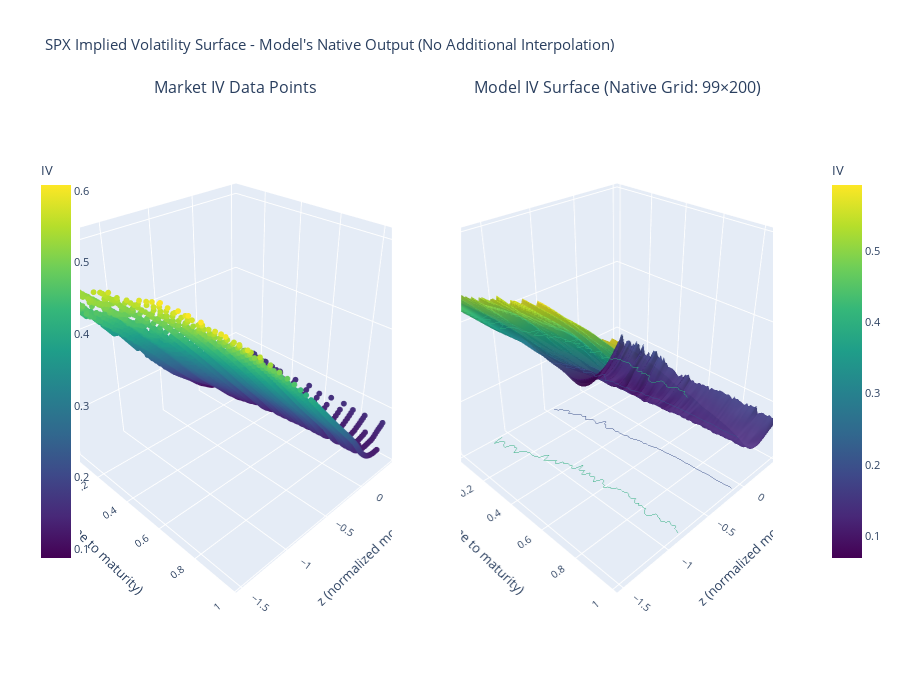

The code cell stored with this chart in its notebook:
### Markdown cell above
## Interactive Smooth Surface - Model's Native Output

### Code cell
import plotly.graph_objects as go
from plotly.subplots import make_subplots

print("="*80)
print("INTERACTIVE SMOOTH SURFACE - MODEL'S NATIVE OUTPUT")
print("="*80)
print("\nIMPORTANT: This uses ONLY the model's actual output grid")
print("           NO additional interpolation is added!")
print("           All smoothing comes from the GNO model itself")
print("="*80)

# Get model output using existing code (from dev_loss.evaluate)
model.eval()
with torch.no_grad():
    gno_dataset = GNOOptionsDataset(dataset)
    batch = gno_dataset[0]
    
    from torch.utils.data import DataLoader
    dataloader = DataLoader([batch], batch_size=1, collate_fn=dev_loss.collate_fn)
    
    for data, input, aux in dataloader:
        input = {k: v.to(device) if torch.is_tensor(v) else v for k, v in input.items()}
        output = model(**input)
        
        # Use dev_loss.read_output - existing code from the paper
        # This returns the model's predictions on the evaluation grid
        iv_predict, iv_surface, *_ = dev_loss.read_output(output, aux)
        
        # Get the grid that the Loss class created (in dev_loss.__call__)
        # This grid is created by the Loss class based on step_r and step_z
        grid = aux['grids'][0]
        
        # Also get the raw data for comparison
        rho_data = data['r'].cpu().numpy().ravel()
        z_data = data['z'].cpu().numpy().ravel()
        iv_market = data['implied_volatility'].cpu().numpy().ravel()
        
        break

# Extract the grid coordinates (model's native evaluation grid from Loss class)
rho_grid = grid['r'].cpu().numpy()  # shape: (n_rho, n_z) 
z_grid = grid['z'].cpu().numpy()    # shape: (n_rho, n_z)
iv_surface_model = iv_surface.cpu().numpy()  # Model's predictions on this grid

print(f"\nModel's Native Grid (from Loss class):")
print(f"  Grid shape: {rho_grid.shape}")
print(f"  IV surface shape: {iv_surface_model.shape}")
print(f"  Grid ρ range: [{rho_grid.min():.4f}, {rho_grid.max():.4f}]")
print(f"  Grid z range: [{z_grid.min():.4f}, {z_grid.max():.4f}]")
print(f"  Grid resolution: step_r={step_r}, step_z={step_z}")

print(f"\nMarket Data:")
print(f"  Number of points: {len(rho_data)}")
print(f"  Data ρ range: [{rho_data.min():.4f}, {rho_data.max():.4f}]")
print(f"  Data z range: [{z_data.min():.4f}, {z_data.max():.4f}]")

print(f"\nVisualization:")
print(f"  LEFT:  Market data at actual option strikes/maturities")
print(f"  RIGHT: Model's IV surface on native grid (from dev_loss.read_output)")

# Create interactive visualization
fig = make_subplots(
    rows=1, cols=2,
    specs=[[{'type': 'surface'}, {'type': 'surface'}]],
    subplot_titles=(
        'Market IV Data Points',
        f'Model IV Surface (Native Grid: {rho_grid.shape[0]}×{rho_grid.shape[1]})'
    ),
    horizontal_spacing=0.1
)

# LEFT: Market data as scatter points
fig.add_trace(
    go.Scatter3d(
        x=rho_data,
        y=z_data,
        z=iv_market,
        mode='markers',
        marker=dict(
            size=2,
            color=iv_market,
            colorscale='Viridis',
            showscale=True,
            colorbar=dict(title="IV", x=-0.07, len=0.8)
        ),
        name='Market Data',
        hovertemplate='ρ: %{x:.3f}<br>z: %{y:.3f}<br>IV: %{z:.4f}<extra></extra>'
    ),
    row=1, col=1
)

# RIGHT: Model's actual surface output (using the grid from Loss class)
# This is the model's NATIVE output - no interpolation added
fig.add_trace(
    go.Surface(
        x=rho_grid,
        y=z_grid,
        z=iv_surface_model,
        colorscale='Viridis',
        showscale=True,
        colorbar=dict(title="IV", x=1.07, len=0.8),
        contours=dict(
            z=dict(
                show=True,
                usecolormap=True,
                highlightcolor="limegreen",
                project=dict(z=True)
            )
        ),
        name='Model Surface',
        hovertemplate='ρ: %{x:.3f}<br>z: %{y:.3f}<br>IV: %{z:.4f}<extra></extra>',
        opacity=0.95
    ),
    row=1, col=2
)

# Update layout for better visualization
fig.update_layout(
    title_text="SPX Implied Volatility Surface - Model's Native Output (No Additional Interpolation)",
    height=700,
    showlegend=False,
    scene=dict(
        xaxis_title='ρ (√time to maturity)',
        yaxis_title='z (normalized moneyness)',
        zaxis_title='Implied Volatility',
        camera=dict(eye=dict(x=1.5, y=-1.5, z=1.3)),
        aspectmode='cube'
    ),
    scene2=dict(
        xaxis_title='ρ (√time to maturity)',
        yaxis_title='z (normalized moneyness)',
        zaxis_title='Implied Volatility',
        camera=dict(eye=dict(x=1.5, y=-1.5, z=1.3)),
        aspectmode='cube'
    ),
    font=dict(size=11)
)

fig.show()


print("\nData Source:")
print(" Grid: Created by Loss class (step_r={}, step_z={})".format(step_r, step_z))
print(" IV Surface: dev_loss.read_output(output, aux)[1]")

### Figure 1 — Plotly figure (JSON) as saved in the notebook; plotly's stock layout.template omitted (floating-point values rounded to 4 significant figures; data arrays with more than 128 entries replaced by an {"elided": "..."} marker saying what was removed)
{"data": [{"hovertemplate": "ρ: %{x:.3f}<br>z: %{y:.3f}<br>IV: %{z:.4f}<extra></extra>", "marker": {"color": {"elided": "9022 float values"}, "colorbar": {"len": 0.8, "title": {"text": "IV"}, "x": -0.07}, "colorscale": [[0, "#440154"], [0.1111, "#482878"], [0.2222, "#3e4989"], [0.3333, "#31688e"], [0.4444, "#26828e"], [0.5556, "#1f9e89"], [0.6667, "#35b779"], [0.7778, "#6ece58"], [0.8889, "#b5de2b"], [1, "#fde725"]], "showscale": true, "size": 2}, "mode": "markers", "name": "Market Data", "scene": "scene", "type": "scatter3d", "x": {"elided": "9022 float values"}, "y": {"elided": "9022 float values"}, "z": {"elided": "9022 float values"}}, {"colorbar": {"len": 0.8, "title": {"text": "IV"}, "x": 1.07}, "colorscale": [[0, "#440154"], [0.1111, "#482878"], [0.2222, "#3e4989"], [0.3333, "#31688e"], [0.4444, "#26828e"], [0.5556, "#1f9e89"], [0.6667, "#35b779"], [0.7778, "#6ece58"], [0.8889, "#b5de2b"], [1, "#fde725"]], "contours": {"z": {"highlightcolor": "limegreen", "project": {"z": true}, "show": true, "usecolormap": true}}, "hovertemplate": "ρ: %{x:.3f}<br>z: %{y:.3f}<br>IV: %{z:.4f}<extra></extra>", "name": "Model Surface", "opacity": 0.95, "scene": "scene2", "showscale": true, "type": "surface", "x": {"elided": "99x200 float values"}, "y": {"elided": "99x200 float values"}, "z": {"elided": "99x200 float values"}}], "layout": {"annotations": [{"font": {"size": 16}, "showarrow": false, "text": "Market IV Data Points", "x": 0.225, "xanchor": "center", "xref": "paper", "y": 1, "yanchor": "bottom", "yref": "paper"}, {"font": {"size": 16}, "showarrow": false, "text": "Model IV Surface (Native Grid: 99×200)", "x": 0.775, "xanchor": "center", "xref": "paper", "y": 1, "yanchor": "bottom", "yref": "paper"}], "font": {"size": 11}, "height": 700, "scene": {"aspectmode": "cube", "camera": {"eye": {"x": 1.5, "y": -1.5, "z": 1.3}}, "domain": {"x": [0, 0.45], "y": [0, 1]}, "xaxis": {"title": {"text": "ρ (√time to maturity)"}}, "yaxis": {"title": {"text": "z (normalized moneyness)"}}, "zaxis": {"title": {"text": "Implied Volatility"}}}, "scene2": {"aspectmode": "cube", "camera": {"eye": {"x": 1.5, "y": -1.5, "z": 1.3}}, "domain": {"x": [0.55, 1], "y": [0, 1]}, "xaxis": {"title": {"text": "ρ (√time to maturity)"}}, "yaxis": {"title": {"text": "z (normalized moneyness)"}}, "zaxis": {"title": {"text": "Implied Volatility"}}}, "showlegend": false, "title": {"text": "SPX Implied Volatility Surface - Model's Native Output (No Additional Interpolation)"}}}
